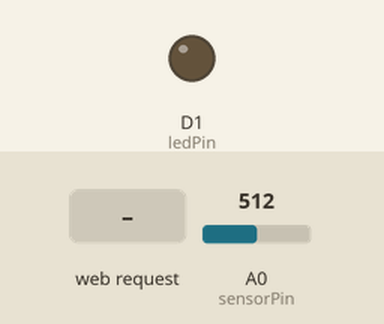
Simulated run of this sketch. Board: ESP8266 (NodeMCU). Shown: output pins drawn as LEDs (lit = HIGH). The test bench sets the inputs (shaded band); at power-on: A0 (sensorPin) = 512. WiFi joins after 1.5 s; servers stay silent unless stated; what the sketch prints to the serial monitor is not drawn.

Above: at 2.8 s.
2.9 s: HTTP request GET /led/on received
At 3.6 s:
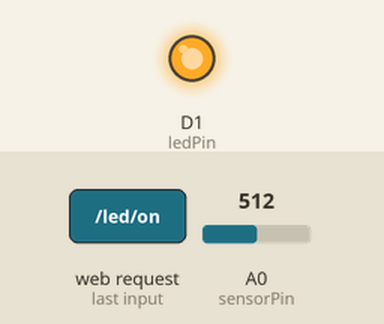
4.4 s: HTTP request GET /led/off received
At 4.7 s:
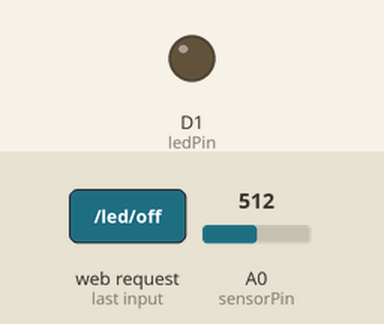
Timing chart, 0 to 7.4 s (numbered marks = the images above; inputs shaded):
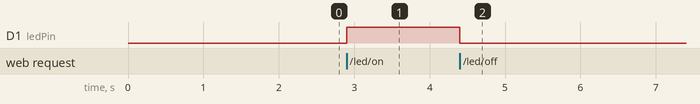

The sketch:

Client.ino
```cpp
// =====================================================================================================================
// Name: Client.imo
// Description: This program allows the control and sending of the state of an LED, as well as the acquisition and sending of temperature data from a sensor.
// Target: ESP8266
// Compiler: Arduino IDE
// Usage: Control a red LED and get the current temperature
// Restriction(s): None.
// History: 12/05/2024 | E. Zoukou / C. Courtemanche / K. Niamba / Creation;
//          1/28/2025 | K. Niamba / Modifications ---> Documentation translation (FR to ENG);
//                                                ---> The HTML page for the "handleRoot" function has been changed to simplify the page look;
// =====================================================================================================================

#include <ESP8266WiFi.h>
#include <ESP8266WebServer.h>

const char* ssid = "***";                            // Network name
const char* password = "***";                        // Password
const int serverPort = 80;                           // Web server port

int sensorPin = A0;                                  // Analog pin where the temperature sensor is connected
int ledPin = D1;                                     // Pin where the LED is connected

ESP8266WebServer server(80);                         // Create a web server instance on port 80

unsigned long previousMillis = 0;
const long interval = 5000;                          // Temperature update interval (5 seconds)

void setup() {
  Serial.begin(115200);
  delay(100);

  Serial.println();
  Serial.print("Connecting to network ");
  Serial.println(ssid);

  WiFi.begin(ssid, password);

  while (WiFi.status() != WL_CONNECTED) {
    delay(500);
    Serial.print(".");
  }

  Serial.println("");
  Serial.println("WiFi connected");
  Serial.print("IP Address: ");
  Serial.println(WiFi.localIP());

  pinMode(ledPin, OUTPUT);                           // Set LED pin as output

  server.on("/", handleRoot);                        // Route to Root
  server.on("/temp", handleTemp);                    // Route to temperature
  server.on("/led/on", handleLedOn);                 // Route to turn on the LED
  server.on("/led/off", handleLedOff);               // Route to turn off the LED
  server.begin();                                    // Start the web server
}

void loop() {
  server.handleClient();                             // Handle client requests

  unsigned long currentMillis = millis();

  if (currentMillis - previousMillis >= interval) {  // Record the last time the temperature was updated
    previousMillis = currentMillis;
    updateTemperature();
  }
}

void handleRoot() {
  if (WiFi.status() == WL_CONNECTED) {
    String page = "<html><head><title>ESP8266 Connection</title>";
    page += "<h1>Connected! &#12411;&#40;&#8807;&#9643;&#8806;&#10083;*)o </h1>";
    page += "</head><body>";
    page += "</body></html>";
    server.send(200, "text/html", page);
  } else {
    String page = "<html><head><title>ESP8266 Connection</title>";
    page += "<h1>We are no longer connected... </h1>";
    page += "</head><body>";
    page += "</body></html>";
    server.send(200, "text/html", page);
  }
}

void handleTemp() {
  updateTemperature();
}

void updateTemperature() {
  int sensorValue = analogRead(sensorPin);
  float voltage = (sensorValue / 1024.0) * 3300.0;
  float temperature = voltage / 10.0;
  printf("%f\n", temperature);
  String page = "<html><head><title>Temperature</title>";
  page += "<meta http-equiv='refresh' content='5'>"; // Refresh the page every 5 sec
  page += "</head><body>";
  page += "<h1>Temperature</h1>";
  page += "<p><span>";
  page += temperature;
  page += "</span></p>";
  page += "</body></html>";

  server.send(200, "text/html", page);
}

void handleLedOn() {
  digitalWrite(ledPin, HIGH);
  server.send(200, "text/plain", "LED On");
}

void handleLedOff() {
  digitalWrite(ledPin, LOW);
  server.send(200, "text/plain", "LED Off");
}
```

Measured:
- after the input at 2.9 s, D1 (ledPin): LOW → HIGH at once
- after the input at 4.4 s, D1 (ledPin): HIGH → LOW at once
